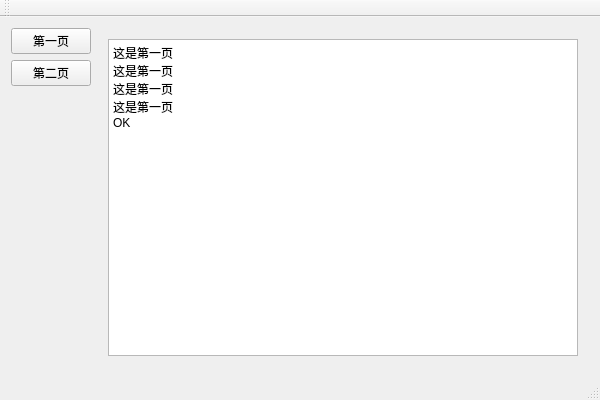
<?xml version="1.0" encoding="UTF-8"?>
<ui version="4.0">
 <class>test_9BClass</class>
 <widget class="QMainWindow" name="test_9BClass">
  <property name="geometry">
   <rect>
    <x>0</x>
    <y>0</y>
    <width>600</width>
    <height>400</height>
   </rect>
  </property>
  <property name="windowTitle">
   <string>test_9B</string>
  </property>
  <widget class="QWidget" name="centralWidget">
   <layout class="QHBoxLayout" name="horizontalLayout">
    <item>
     <layout class="QVBoxLayout" name="verticalLayout">
      <item>
       <widget class="QPushButton" name="btn_page1">
        <property name="text">
         <string>第一页</string>
        </property>
       </widget>
      </item>
      <item>
       <widget class="QPushButton" name="btn_page2">
        <property name="text">
         <string>第二页</string>
        </property>
       </widget>
      </item>
      <item>
       <spacer name="verticalSpacer">
        <property name="orientation">
         <enum>Qt::Vertical</enum>
        </property>
        <property name="sizeHint" stdset="0">
         <size>
          <width>20</width>
          <height>40</height>
         </size>
        </property>
       </spacer>
      </item>
     </layout>
    </item>
    <item>
     <widget class="QStackedWidget" name="stackedWidget">
      <property name="currentIndex">
       <number>0</number>
      </property>
      <widget class="QWidget" name="page">
       <layout class="QVBoxLayout" name="verticalLayout_2">
        <item>
         <widget class="QTextEdit" name="textEdit">
          <property name="html">
           <string>&lt;!DOCTYPE HTML PUBLIC &quot;-//W3C//DTD HTML 4.0//EN&quot; &quot;http://www.w3.org/TR/REC-html40/strict.dtd&quot;&gt;
&lt;html&gt;&lt;head&gt;&lt;meta name=&quot;qrichtext&quot; content=&quot;1&quot; /&gt;&lt;style type=&quot;text/css&quot;&gt;
p, li { white-space: pre-wrap; }
&lt;/style&gt;&lt;/head&gt;&lt;body style=&quot; font-family:'SimSun'; font-size:9pt; font-weight:400; font-style:normal;&quot;&gt;
&lt;p style=&quot; margin-top:0px; margin-bottom:0px; margin-left:0px; margin-right:0px; -qt-block-indent:0; text-indent:0px;&quot;&gt;这是第一页&lt;/p&gt;
&lt;p style=&quot; margin-top:0px; margin-bottom:0px; margin-left:0px; margin-right:0px; -qt-block-indent:0; text-indent:0px;&quot;&gt;这是第一页&lt;/p&gt;
&lt;p style=&quot; margin-top:0px; margin-bottom:0px; margin-left:0px; margin-right:0px; -qt-block-indent:0; text-indent:0px;&quot;&gt;这是第一页&lt;/p&gt;
&lt;p style=&quot; margin-top:0px; margin-bottom:0px; margin-left:0px; margin-right:0px; -qt-block-indent:0; text-indent:0px;&quot;&gt;这是第一页&lt;/p&gt;
&lt;p style=&quot; margin-top:0px; margin-bottom:0px; margin-left:0px; margin-right:0px; -qt-block-indent:0; text-indent:0px;&quot;&gt;OK&lt;/p&gt;&lt;/body&gt;&lt;/html&gt;</string>
          </property>
         </widget>
        </item>
       </layout>
      </widget>
      <widget class="QWidget" name="page_2">
       <widget class="QLabel" name="label">
        <property name="geometry">
         <rect>
          <x>30</x>
          <y>0</y>
          <width>431</width>
          <height>331</height>
         </rect>
        </property>
        <property name="text">
         <string/>
        </property>
        <property name="pixmap">
         <pixmap resource="test_9B.qrc">:/test_9B/Resources/123.jpg</pixmap>
        </property>
        <property name="scaledContents">
         <bool>true</bool>
        </property>
       </widget>
      </widget>
     </widget>
    </item>
   </layout>
  </widget>
  <widget class="QMenuBar" name="menuBar">
   <property name="geometry">
    <rect>
     <x>0</x>
     <y>0</y>
     <width>600</width>
     <height>23</height>
    </rect>
   </property>
  </widget>
  <widget class="QToolBar" name="mainToolBar">
   <attribute name="toolBarArea">
    <enum>TopToolBarArea</enum>
   </attribute>
   <attribute name="toolBarBreak">
    <bool>false</bool>
   </attribute>
  </widget>
  <widget class="QStatusBar" name="statusBar"/>
 </widget>
 <layoutdefault spacing="6" margin="11"/>
 <resources>
  <include location="test_9B.qrc"/>
 </resources>
 <connections/>
</ui>
